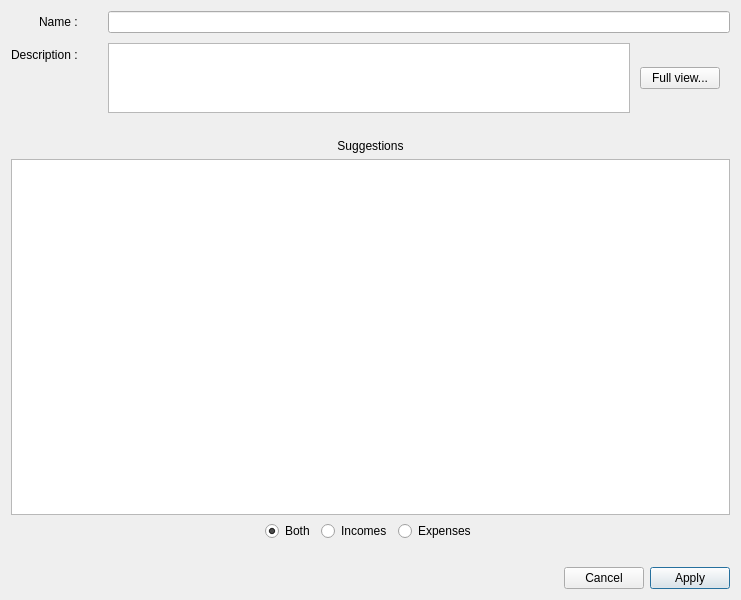
<?xml version="1.0" encoding="UTF-8"?>
<ui version="4.0">
 <class>EditTagDialog</class>
 <widget class="QDialog" name="EditTagDialog">
  <property name="geometry">
   <rect>
    <x>0</x>
    <y>0</y>
    <width>741</width>
    <height>600</height>
   </rect>
  </property>
  <property name="windowTitle">
   <string>Edit Tag</string>
  </property>
  <layout class="QVBoxLayout" name="verticalLayout_2">
   <item>
    <layout class="QVBoxLayout" name="verticalLayout" stretch="0,0,0,1,0,0,0">
     <item>
      <layout class="QFormLayout" name="formLayout">
       <property name="labelAlignment">
        <set>Qt::AlignmentFlag::AlignRight|Qt::AlignmentFlag::AlignTrailing|Qt::AlignmentFlag::AlignVCenter</set>
       </property>
       <property name="horizontalSpacing">
        <number>30</number>
       </property>
       <property name="verticalSpacing">
        <number>10</number>
       </property>
       <item row="0" column="0">
        <widget class="QLabel" name="label">
         <property name="text">
          <string>Name :</string>
         </property>
        </widget>
       </item>
       <item row="0" column="1">
        <layout class="QHBoxLayout" name="horizontalLayout_2">
         <item>
          <widget class="QLineEdit" name="nameLineEdit">
           <property name="toolTip">
            <string>&lt;html&gt;&lt;head/&gt;&lt;body&gt;&lt;p&gt;Name of the tag. Limited to 50 characters.&lt;/p&gt;&lt;/body&gt;&lt;/html&gt;</string>
           </property>
           <property name="clearButtonEnabled">
            <bool>true</bool>
           </property>
          </widget>
         </item>
        </layout>
       </item>
       <item row="1" column="0">
        <widget class="QLabel" name="label_3">
         <property name="text">
          <string>Description :</string>
         </property>
        </widget>
       </item>
       <item row="1" column="1">
        <layout class="QHBoxLayout" name="horizontalLayout_3">
         <item>
          <widget class="QPlainTextEdit" name="descPlainTextEdit">
           <property name="sizePolicy">
            <sizepolicy hsizetype="Expanding" vsizetype="Preferred">
             <horstretch>0</horstretch>
             <verstretch>0</verstretch>
            </sizepolicy>
           </property>
           <property name="font">
            <font>
             <italic>true</italic>
            </font>
           </property>
           <property name="toolTip">
            <string>&lt;html&gt;&lt;head/&gt;&lt;body&gt;&lt;p&gt;Description of the tag. Limited to 1000 characters.&lt;/p&gt;&lt;/body&gt;&lt;/html&gt;</string>
           </property>
          </widget>
         </item>
         <item>
          <spacer name="horizontalSpacer_2">
           <property name="orientation">
            <enum>Qt::Orientation::Horizontal</enum>
           </property>
           <property name="sizeType">
            <enum>QSizePolicy::Policy::Fixed</enum>
           </property>
           <property name="sizeHint" stdset="0">
            <size>
             <width>10</width>
             <height>20</height>
            </size>
           </property>
          </spacer>
         </item>
         <item>
          <widget class="QPushButton" name="fullViewPushButton">
           <property name="text">
            <string>Full view...</string>
           </property>
          </widget>
         </item>
         <item>
          <spacer name="horizontalSpacer_3">
           <property name="orientation">
            <enum>Qt::Orientation::Horizontal</enum>
           </property>
           <property name="sizeType">
            <enum>QSizePolicy::Policy::Fixed</enum>
           </property>
           <property name="sizeHint" stdset="0">
            <size>
             <width>10</width>
             <height>20</height>
            </size>
           </property>
          </spacer>
         </item>
        </layout>
       </item>
      </layout>
     </item>
     <item>
      <spacer name="verticalSpacer_2">
       <property name="orientation">
        <enum>Qt::Orientation::Vertical</enum>
       </property>
       <property name="sizeType">
        <enum>QSizePolicy::Policy::Fixed</enum>
       </property>
       <property name="sizeHint" stdset="0">
        <size>
         <width>20</width>
         <height>20</height>
        </size>
       </property>
      </spacer>
     </item>
     <item>
      <layout class="QHBoxLayout" name="horizontalLayout_4">
       <item>
        <widget class="QLabel" name="label_2">
         <property name="text">
          <string>Suggestions</string>
         </property>
         <property name="alignment">
          <set>Qt::AlignmentFlag::AlignCenter</set>
         </property>
        </widget>
       </item>
      </layout>
     </item>
     <item>
      <widget class="QListWidget" name="suggestionsListWidget">
       <property name="alternatingRowColors">
        <bool>true</bool>
       </property>
       <property name="sortingEnabled">
        <bool>true</bool>
       </property>
      </widget>
     </item>
     <item>
      <layout class="QHBoxLayout" name="horizontalLayout">
       <item>
        <spacer name="horizontalSpacer_4">
         <property name="orientation">
          <enum>Qt::Orientation::Horizontal</enum>
         </property>
         <property name="sizeType">
          <enum>QSizePolicy::Policy::Expanding</enum>
         </property>
         <property name="sizeHint" stdset="0">
          <size>
           <width>40</width>
           <height>20</height>
          </size>
         </property>
        </spacer>
       </item>
       <item>
        <widget class="QRadioButton" name="bothRadioButton">
         <property name="text">
          <string>Both</string>
         </property>
         <property name="checked">
          <bool>true</bool>
         </property>
         <attribute name="buttonGroup">
          <string notr="true">buttonGroup</string>
         </attribute>
        </widget>
       </item>
       <item>
        <widget class="QRadioButton" name="incomesRadioButton">
         <property name="text">
          <string>Incomes</string>
         </property>
         <attribute name="buttonGroup">
          <string notr="true">buttonGroup</string>
         </attribute>
        </widget>
       </item>
       <item>
        <widget class="QRadioButton" name="expensesRadioButton">
         <property name="text">
          <string>Expenses</string>
         </property>
         <attribute name="buttonGroup">
          <string notr="true">buttonGroup</string>
         </attribute>
        </widget>
       </item>
       <item>
        <spacer name="horizontalSpacer_5">
         <property name="orientation">
          <enum>Qt::Orientation::Horizontal</enum>
         </property>
         <property name="sizeHint" stdset="0">
          <size>
           <width>40</width>
           <height>20</height>
          </size>
         </property>
        </spacer>
       </item>
      </layout>
     </item>
     <item>
      <spacer name="verticalSpacer_3">
       <property name="orientation">
        <enum>Qt::Orientation::Vertical</enum>
       </property>
       <property name="sizeType">
        <enum>QSizePolicy::Policy::Fixed</enum>
       </property>
       <property name="sizeHint" stdset="0">
        <size>
         <width>20</width>
         <height>20</height>
        </size>
       </property>
      </spacer>
     </item>
     <item>
      <layout class="QHBoxLayout" name="horizontalLayout_Buttons">
       <item>
        <spacer name="horizontalSpacer">
         <property name="orientation">
          <enum>Qt::Orientation::Horizontal</enum>
         </property>
         <property name="sizeHint" stdset="0">
          <size>
           <width>40</width>
           <height>20</height>
          </size>
         </property>
        </spacer>
       </item>
       <item>
        <widget class="QPushButton" name="cancelPushButton">
         <property name="text">
          <string>Cancel</string>
         </property>
         <property name="autoDefault">
          <bool>false</bool>
         </property>
        </widget>
       </item>
       <item>
        <widget class="QPushButton" name="applyPushButton">
         <property name="text">
          <string>Apply</string>
         </property>
         <property name="autoDefault">
          <bool>true</bool>
         </property>
         <property name="default">
          <bool>true</bool>
         </property>
        </widget>
       </item>
      </layout>
     </item>
    </layout>
   </item>
  </layout>
 </widget>
 <resources/>
 <connections/>
 <buttongroups>
  <buttongroup name="buttonGroup"/>
 </buttongroups>
</ui>
